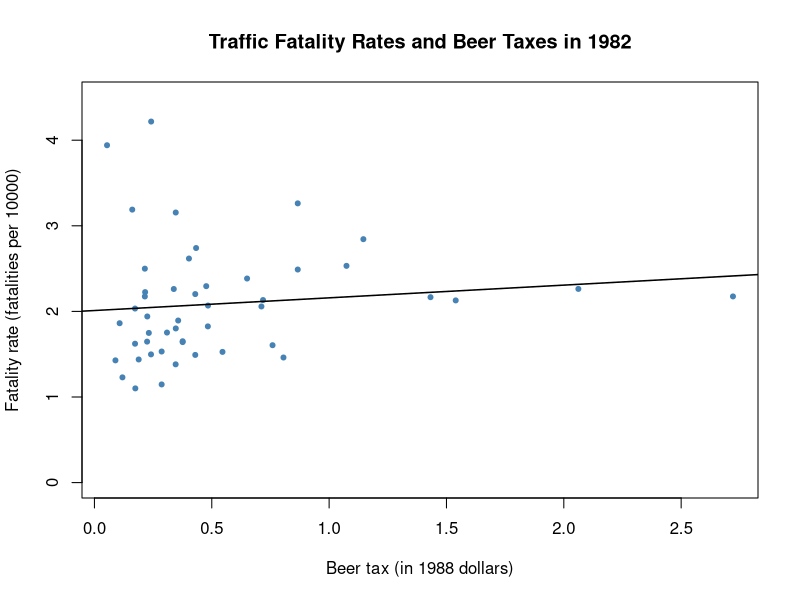
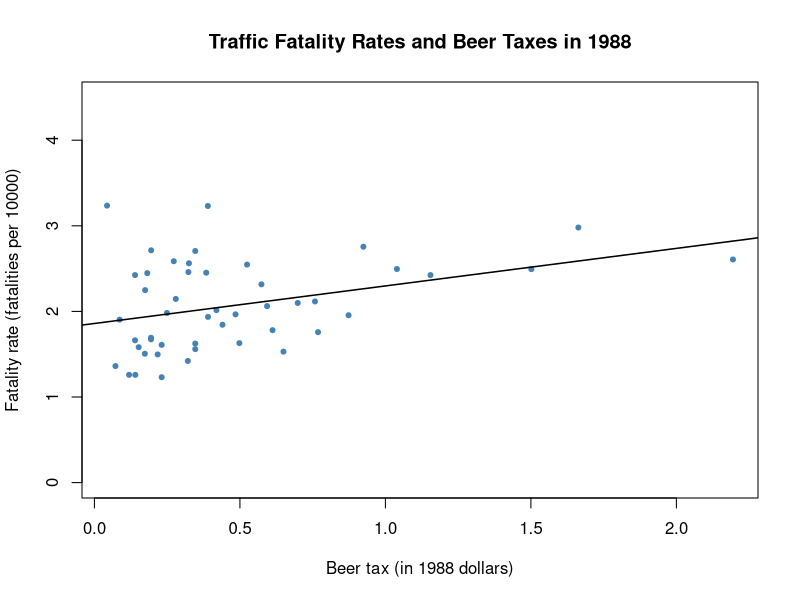
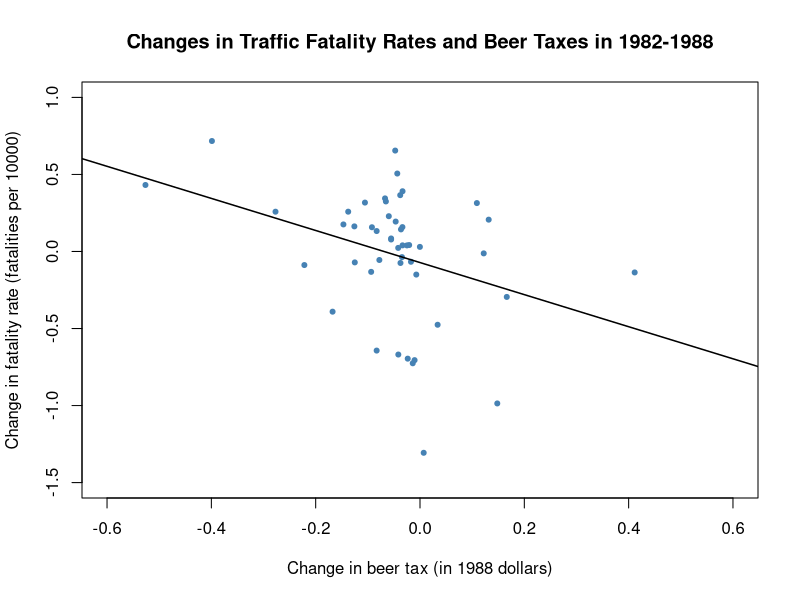

The R source for these figures, in order:
## ---- chunk 1
# load package and data
library(AER)
data(Fatalities)

# obtain dimension and inspect structure
is.data.frame(Fatalities)
dim(Fatalities)
str(Fatalities)

# list first few observations
head(Fatalities)

# summarize variables 'state' and 'year'
summary(Fatalities[,c(1,2)])
## ---- chunk 2
# define fatality rate
Fatalities$fatal_rate <- Fatalities$fatal / Fatalities$pop * 10000

# subset data
Fatalities1982 <- subset(Fatalities, year == "1982")
Fatalities1988 <- subset(Fatalities, year == "1988")
## ---- chunk 3
# estimate simple regression models using 1982 and 1988 data
library(lmtest)
library(sandwich)

fatal1982_mod <- lm(fatal_rate ~ beertax, data = Fatalities1982)
fatal1988_mod <- lm(fatal_rate ~ beertax, data = Fatalities1988)

coeftest(fatal1982_mod, vcov. = vcovHC(fatal1982_mod, type = "HC1"))
coeftest(fatal1988_mod, vcov. = vcovHC(fatal1988_mod, type = "HC1"))
## ---- chunk 4
# plot observations of interest and add estimated regression line for 1982 data
plot(x = Fatalities1982$beertax, 
     y = Fatalities1982$fatal_rate, 
     xlab = "Beer tax (in 1988 dollars)",
     ylab = "Fatality rate (fatalities per 10000)",
     main = "Traffic Fatality Rates and Beer Taxes in 1982",
     ylim = c(0, 4.5),
     pch = 20, 
     col = "steelblue")

abline(fatal1982_mod, lwd=1.5)

# plot observations of interest and add estimated regression line for 1988 data
plot(x = Fatalities1988$beertax, 
     y = Fatalities1988$fatal_rate, 
     xlab = "Beer tax (in 1988 dollars)",
     ylab = "Fatality rate (fatalities per 10000)",
     main = "Traffic Fatality Rates and Beer Taxes in 1988",
     ylim = c(0, 4.5),
     pch = 20, 
     col = "steelblue")

abline(fatal1988_mod, lwd = 1.5)
## ---- chunk 5
# differences 
diff_fatal_rate <- Fatalities1988$fatal_rate - Fatalities1982$fatal_rate
diff_beertax <- Fatalities1988$beertax - Fatalities1982$beertax
# estimate regression on differenced data
fatal_diff_mod <- lm(diff_fatal_rate ~ diff_beertax)

coeftest(fatal_diff_mod, vcov = vcovHC(fatal_diff_mod, type = "HC1"))
## ---- chunk 6
# plot differenced data
plot(x = diff_beertax, 
     y = diff_fatal_rate, 
     xlab = "Change in beer tax (in 1988 dollars)",
     ylab = "Change in fatality rate (fatalities per 10000)",
     main = "Changes in Traffic Fatality Rates and Beer Taxes in 1982-1988",
     xlim = c(-0.6, 0.6),
     ylim = c(-1.5, 1),
     pch = 20, 
     col = "steelblue")

# add regression line to plot
abline(fatal_diff_mod, lwd = 1.5)
## ---- chunk 7
# compute mean fatality rate over all states for all time periods
mean(Fatalities$fatal_rate)
## ---- chunk 8
fatal_fe_lm_mod <- lm(fatal_rate ~ beertax + state - 1, data = Fatalities)
fatal_fe_lm_mod
## ---- chunk 9
# install and load the 'plm' package
install.packages("plm")
library(plm)
## ---- chunk 10
# estimate the fixed effects regression with plm()
fatal_fe_mod <- plm(fatal_rate ~ beertax, 
                    data = Fatalities,
                    index = c("state", "year"), 
                    model = "within")

# summary using robust standard errors
coeftest(fatal_fe_mod, vcov. = vcovHC(fatal_fe_mod, type = "HC1"))
## ---- chunk 11
# Estimate combind time and entity fixed effects regression model
# via lm()
fatal_tefe_lm_mod <- lm(fatal_rate ~ beertax + state + year - 1, data = Fatalities)
fatal_tefe_lm_mod

# via plm()
fatal_tefe_mod <- plm(fatal_rate ~ beertax, 
                      data = Fatalities,
                      index = c("state", "year"), 
                      model = "within", 
                      effect = "twoways")

coeftest(fatal_tefe_mod, vcov = vcovHC(fatal_tefe_mod, type = "HC1"))
## ---- chunk 12
# check class of the model (lm) object
class(fatal_tefe_lm_mod)

# Summary based on heteroskedasticity-robust standard errors (no adjustment for autocorrelation)
coeftest(fatal_tefe_lm_mod, vcov = vcovHC(fatal_tefe_lm_mod, type = "HC1"))[1,]

# check class of the (plm) model object
class(fatal_tefe_mod)

# Summary based on clusterd standard errors (adjustment for autocorrelation + heteroskedasticity)
coeftest(fatal_tefe_mod, vcov = vcovHC(fatal_tefe_mod, type = "HC1"))
